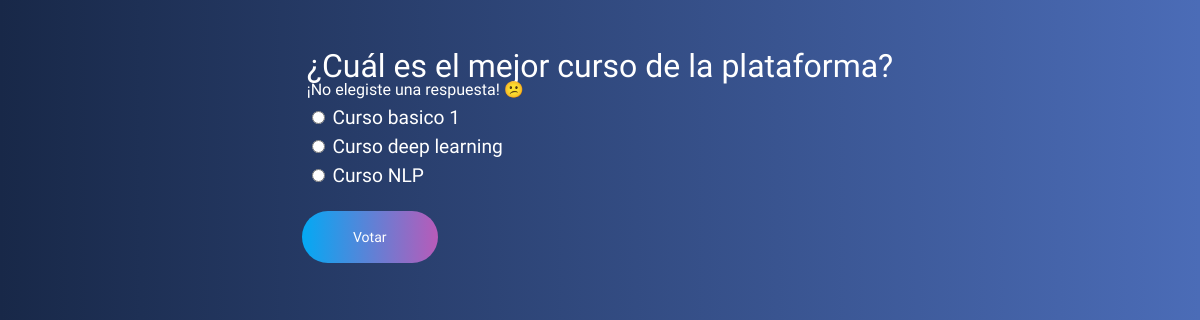
The page /polls/1/vote/ on the database its author committed.
### polls/models.py (models this page shows, shortened)
class Question(models.Model):
    question_text = models.CharField(max_length=200)
    pub_date = models.DateTimeField('date published')

class Choice(models.Model):
    question = models.ForeignKey(Question, on_delete=models.CASCADE)
    choice_text = models.CharField(max_length=200)
    votes = models.IntegerField(default=0)

### polls/views.py (the view)
# urls.py: path('<int:question_id>/vote/', views.vote, name="vote"),
def vote(request, question_id):
    question = get_object_or_404(Question, pk=question_id)
    try:
        selected_choice = question.choice_set.get(pk=request.POST['choice'])
    except (KeyError, Choice.DoesNotExist):
        return render(request, 'polls/detail.html', {
            "question": question,
            "error_message": "¡No elegiste una respuesta! 😕"
        })
    else:  # * Si todo salió bien entonces haz este bloque
        selected_choice.votes += 1
        selected_choice.save()
        return HttpResponseRedirect(reverse('polls:results', args=(question.id,)))

### polls/templates/polls/detail.html (shortened to what this page needs)
{% load static %}
<!DOCTYPE html>
<html lang="en">
  <head>
    <link rel="stylesheet" href="{% static 'polls/reset.css' %}" />
    <link rel="stylesheet" href="{% static 'polls/style.css' %}" />
    <link rel="stylesheet" href="{% static 'polls/detail.css' %}" />
  </head>
  <body>
    <form
      action="{% url 'polls:vote' question.id %}"
      class="form"
      method="post"
    >
      <fieldset>
        <legend><h1>{{ question.question_text }}</h1></legend>
        {% if error_message %}
        <p><strong>{{ error_message }}</strong></p>
        {% endif %}
        <ul class="choices-list">
          {% for choice in question.choice_set.all %}
          <div class="input-choice">
            <input
              id="choice{{ forloop.counter }}"
              name="choice"
              type="radio"
              value="{{ choice.id }}"
            />
            <label for="choice{{forloop.counter}}">
              {{ choice.choice_text }}
            </label>
          </div>
          {% endfor %}
        </ul>
      </fieldset>
      <button class="submit-button" type="submit">Votar</button>
    </form>
  </body>
</html>

### polls/static/polls/style.css (style rules this page uses)
body { align-items: center; background: -webkit-linear-gradient(to right, #182848, #4b6cb7); background: #4b6cb7; background: linear-gradient(to right, #182848, #4b6cb7); color: white; display: flex; flex-direction: column; font-family: 'Arima', cursive; height: 100vh; }

### polls/static/polls/detail.css (style rules this page uses)
.form { height: 100vh; }
.form fieldset legend h1 { font-size: 2em; margin-top: 50px; }
.form .choices-list .input-choice { font-size: 1.2em; margin: 10px 0; }
button { text-decoration: none; position: absolute; border: none; font-size: 14px; font-family: inherit; color: #fff; width: 9em; height: 3em; line-height: 2em; text-align: center; background: linear-gradient(90deg, #03a9f4, #f441a5, #ffeb3b, #03a9f4); background-size: 300%; border-radius: 30px; z-index: 1; margin-top: 20px; }
.submit-button:before { content: ''; position: absolute; top: -5px; left: -5px; right: -5px; bottom: -5px; z-index: -1; background: linear-gradient(90deg, #03a9f4, #f441a5, #ffeb3b, #03a9f4); background-size: 400%; border-radius: 35px; transition: 1s; }

### rows shown on the page
Question: question_text "¿Cuál es el mejor curso de la plataforma?"
Choice: choice_text "Curso basico 1"
Choice: choice_text "Curso deep learning"
Choice: choice_text "Curso NLP"

### other values the page prints
{{ error_message }} "¡No elegiste una respuesta! 😕"
